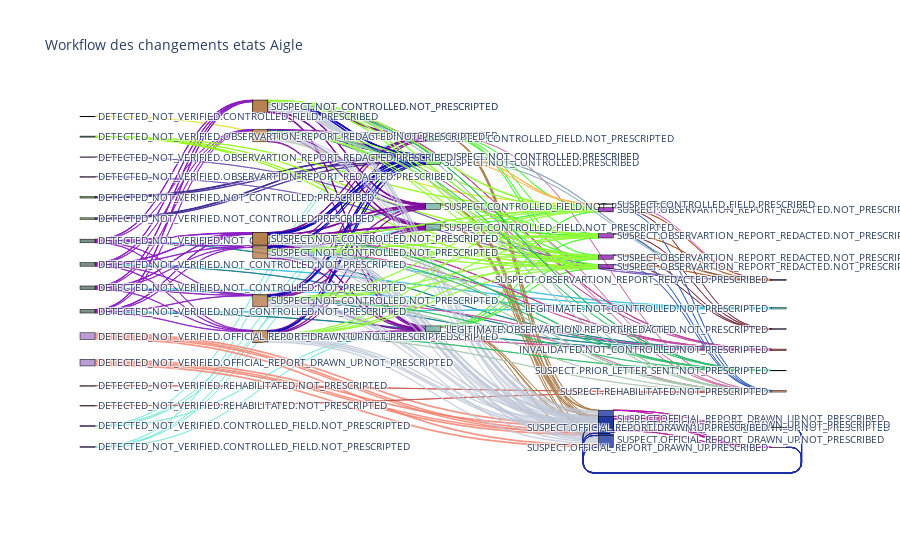

Write notebook code for a chart like this one.
### Code cell
# override gray link colors with 'source' colors
opacity = 0.4
# change 'magenta' to its 'rgba' value to add opacity


fig = go.Figure(data=[go.Sankey(
    valueformat = ".0f",
    valuesuffix = "TWh",
    # Define nodes
    node = dict(
      pad = 15,
      thickness = 15,
      line = dict(color = "black", width = 0.5),
      label =  df_nodes['old_status'].tolist(),
      color =  df_nodes['color'].tolist()
    ),
    # Add links
    link = dict(
      source =  flow_status.source.tolist(),
      target =  flow_status.target.tolist(),
      value =  flow_status.nb_transitions.tolist(),
      label =  flow_status.transition_code.tolist(),
      color =  flow_status.color.tolist()
))])

fig.update_layout(title_text="Workflow des changements etats Aigle",
                  font_size=10)
fig.show(height= 800, width= 1600)

### Figure 1 — Plotly figure (JSON) as saved in the notebook; plotly's stock layout.template omitted (floating-point values rounded to 4 significant figures; data arrays with more than 128 entries replaced by an {"elided": "..."} marker saying what was removed)
{"data": [{"link": {"color": {"elided": "294 str values"}, "label": {"elided": "294 str values"}, "source": {"elided": "294 int values"}, "target": {"elided": "294 int values"}, "value": {"elided": "294 int values"}}, "node": {"color": ["rgba(90, 117, 106, 0.8)", "rgba(90, 117, 106, 0.8)", "rgba(90, 117, 106, 0.8)", "rgba(90, 117, 106, 0.8)", "rgba(108, 141, 73, 0.8)", "rgba(108, 141, 73, 0.8)", "rgba(76, 230, 217, 0.8)", "rgba(183, 123, 76, 0.8)", "rgba(183, 123, 76, 0.8)", "rgba(183, 123, 76, 0.8)", "rgba(183, 123, 76, 0.8)", "rgba(183, 123, 76, 0.8)", "rgba(183, 123, 76, 0.8)", "rgba(183, 123, 76, 0.8)", "rgba(183, 123, 76, 0.8)", "rgba(168, 133, 203, 0.8)", "rgba(168, 133, 203, 0.8)", "rgba(116, 177, 165, 0.8)", "rgba(116, 177, 165, 0.8)", "rgba(116, 177, 165, 0.8)", "rgba(116, 177, 165, 0.8)", "rgba(165, 102, 242, 0.8)", "rgba(165, 102, 242, 0.8)", "rgba(29, 56, 161, 0.8)", "rgba(29, 56, 161, 0.8)", "rgba(29, 56, 161, 0.8)", "rgba(29, 56, 161, 0.8)", "rgba(225, 141, 103, 0.8)", "rgba(229, 141, 250, 0.8)", "rgba(229, 141, 250, 0.8)", "rgba(104, 216, 88, 0.8)", "rgba(104, 216, 88, 0.8)", "rgba(104, 216, 88, 0.8)", "rgba(16, 18, 221, 0.8)", "rgba(145, 30, 182, 0.8)", "rgba(145, 30, 182, 0.8)", "rgba(145, 30, 182, 0.8)", "rgba(145, 30, 182, 0.8)", "rgba(218, 55, 162, 0.8)", "rgba(62, 98, 100, 0.8)", "rgba(71, 13, 84, 0.8)", "rgba(71, 13, 84, 0.8)", "rgba(169, 64, 198, 0.8)", "rgba(169, 64, 198, 0.8)", "rgba(52, 6, 201, 0.8)", "rgba(43, 106, 28, 0.8)", "rgba(62, 111, 51, 0.8)", "rgba(200, 77, 38, 0.8)", "rgba(41, 5, 6, 0.8)", "rgba(209, 41, 65, 0.8)"], "label": ["DETECTED_NOT_VERIFIED.NOT_CONTROLLED.NOT_PRESCRIPTED", "DETECTED_NOT_VERIFIED.NOT_CONTROLLED.NOT_PRESCRIPTED", "DETECTED_NOT_VERIFIED.NOT_CONTROLLED.NOT_PRESCRIPTED", "DETECTED_NOT_VERIFIED.NOT_CONTROLLED.NOT_PRESCRIPTED", "DETECTED_NOT_VERIFIED.NOT_CONTROLLED.PRESCRIBED", "DETECTED_NOT_VERIFIED.NOT_CONTROLLED.PRESCRIBED", "LEGITIMATE.NOT_CONTROLLED.NOT_PRESCRIPTED", "SUSPECT.NOT_CONTROLLED.NOT_PRESCRIPTED", "SUSPECT.NOT_CONTROLLED.NOT_PRESCRIPTED", "SUSPECT.NOT_CONTROLLED.NOT_PRESCRIPTED", "SUSPECT.NOT_CONTROLLED.NOT_PRESCRIPTED", "SUSPECT.NOT_CONTROLLED.NOT_PRESCRIPTED", "SUSPECT.NOT_CONTROLLED.NOT_PRESCRIPTED", "SUSPECT.NOT_CONTROLLED.NOT_PRESCRIPTED", "SUSPECT.NOT_CONTROLLED.NOT_PRESCRIPTED", "DETECTED_NOT_VERIFIED.OFFICIAL_REPORT_DRAWN_UP.NOT_PRESCRIPTED", "DETECTED_NOT_VERIFIED.OFFICIAL_REPORT_DRAWN_UP.NOT_PRESCRIPTED", "SUSPECT.CONTROLLED_FIELD.NOT_PRESCRIPTED", "SUSPECT.CONTROLLED_FIELD.NOT_PRESCRIPTED", "SUSPECT.CONTROLLED_FIELD.NOT_PRESCRIPTED", "SUSPECT.CONTROLLED_FIELD.NOT_PRESCRIPTED", "DETECTED_NOT_VERIFIED.CONTROLLED_FIELD.NOT_PRESCRIPTED", "DETECTED_NOT_VERIFIED.CONTROLLED_FIELD.NOT_PRESCRIPTED", "SUSPECT.OFFICIAL_REPORT_DRAWN_UP.NOT_PRESCRIBED", "SUSPECT.OFFICIAL_REPORT_DRAWN_UP.NOT_PRESCRIPTED", "SUSPECT.OFFICIAL_REPORT_DRAWN_UP.NOT_PRESCRIBED", "SUSPECT.OFFICIAL_REPORT_DRAWN_UP.NOT_PRESCRIPTED", "SUSPECT.REHABILITATED.NOT_PRESCRIPTED", "DETECTED_NOT_VERIFIED.REHABILITATED.NOT_PRESCRIPTED", "DETECTED_NOT_VERIFIED.REHABILITATED.NOT_PRESCRIPTED", "SUSPECT.NOT_CONTROLLED.PRESCRIBED", "SUSPECT.NOT_CONTROLLED.PRESCRIBED", "SUSPECT.NOT_CONTROLLED.PRESCRIBED", "SUSPECT.OBSERVARTION_REPORT_REDACTED.PRESCRIBED", "SUSPECT.OBSERVARTION_REPORT_REDACTED.NOT_PRESCRIPTED", "SUSPECT.OBSERVARTION_REPORT_REDACTED.NOT_PRESCRIPTED", "SUSPECT.OBSERVARTION_REPORT_REDACTED.NOT_PRESCRIPTED", "SUSPECT.OBSERVARTION_REPORT_REDACTED.NOT_PRESCRIPTED", "DETECTED_NOT_VERIFIED.OFFICIAL_REPORT_DRAWN_UP.PRESCRIBED", "DETECTED_NOT_VERIFIED.OBSERVARTION_REPORT_REDACTED.NOT_PRESCRIPTED", "SUSPECT.OFFICIAL_REPORT_DRAWN_UP.PRESCRIBED", "SUSPECT.OFFICIAL_REPORT_DRAWN_UP.PRESCRIBED", "DETECTED_NOT_VERIFIED.OBSERVARTION_REPORT_REDACTED.PRESCRIBED", "DETECTED_NOT_VERIFIED.OBSERVARTION_REPORT_REDACTED.PRESCRIBED", "LEGITIMATE.OBSERVARTION_REPORT_REDACTED.NOT_PRESCRIPTED", "DETECTED_NOT_VERIFIED.CONTROLLED_FIELD.PRESCRIBED", "SUSPECT.CONTROLLED_FIELD.PRESCRIBED", "INVALIDATED.NOT_CONTROLLED.NOT_PRESCRIPTED", "DETECTED_NOT_VERIFIED.PRIOR_LETTER_SENT.NOT_PRESCRIPTED", "SUSPECT.PRIOR_LETTER_SENT.NOT_PRESCRIPTED"], "line": {"color": "black", "width": 0.5}, "pad": 15, "thickness": 15}, "type": "sankey", "valueformat": ".0f", "valuesuffix": "TWh"}], "layout": {"font": {"size": 10}, "title": {"text": "Workflow des changements etats Aigle"}}}
